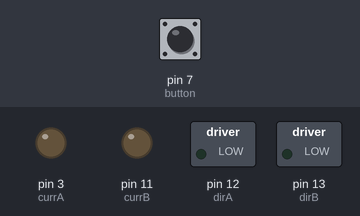
Bench run of a sketch on a simulated Arduino Uno, built with avr-gcc and run on an emulated ATmega328P. Shown: switched loads named in the sketch (green lamp = pin HIGH), output pins drawn as LEDs (lit = HIGH). The inputs (shaded band) are chosen by the test bench; at power-on: pin 7 (button) HIGH. At 34.0 s the program stops and its outputs stay as they are.

Above: at 0.8 s.
0.9 s: pin 7 (button) pulled LOW for 0.15 s
At 1.39 s:
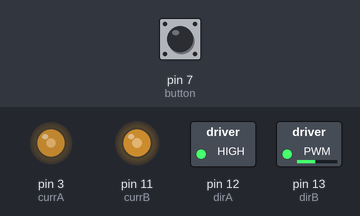
At 1.75 s:
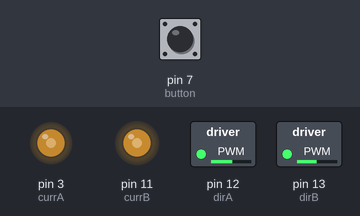
3.9 s: pin 7 (button) pulled LOW for 1 s
At 6.7 s:
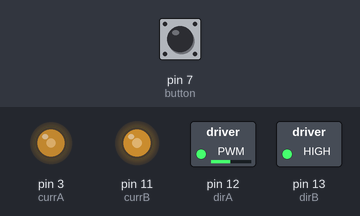
6.9 s: pin 7 (button) pulled LOW for 0.15 s
Timing chart, 0 to 35.5 s (numbered marks = the images above; inputs shaded):
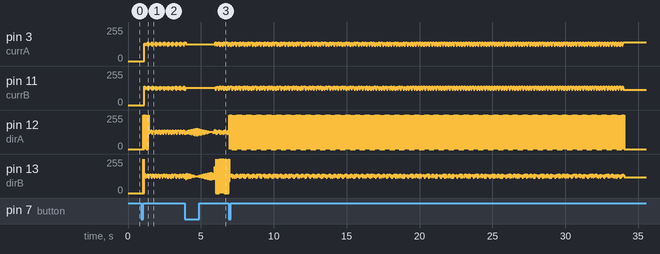

The sketch:

Linear_Stage.ino
```cpp
int dirA = 12;
int currA = 3;
int dirB = 13;
int currB = 11;
int button = 7;   // Button pin set-up
int counter = 0;
int highspeed = 4000;   // Initial motor speed
int lowspeed = 4500;   // Reduced motor speed
void setup(){
  pinMode(dirA,OUTPUT);
  pinMode(currA,OUTPUT);
  pinMode(dirB,OUTPUT);
  pinMode(currB,OUTPUT);
  pinMode(button,INPUT_PULLUP);

  while(digitalRead(7)== HIGH){}   // Remain idle until button is pressed
}
void loop() {
  while(digitalRead(button)== LOW){}   // Press button
  while(digitalRead(button)== HIGH){   // Move forward until button is pressed
    digitalWrite(dirB,HIGH);  // Full step sequencing
    digitalWrite(currA,LOW);
    digitalWrite(currB,HIGH);
    delayMicroseconds(lowspeed);
    digitalWrite(currB,LOW);

    digitalWrite(dirA,HIGH);
    digitalWrite(currB,LOW);
    digitalWrite(currA,HIGH);
    delayMicroseconds(lowspeed);
    digitalWrite(currA,LOW);

    digitalWrite(dirB,LOW);
    digitalWrite(currA,LOW);
    digitalWrite(currB,HIGH);
    delayMicroseconds(lowspeed);
    digitalWrite(currB,LOW);

    digitalWrite(dirA,LOW);
    digitalWrite(currB,LOW);
    digitalWrite(currA,HIGH);
    delayMicroseconds(lowspeed);
    digitalWrite(currA,LOW);
    }
  for (int counter=0; counter<=125; counter++){   // Retract 5mmm at reduced speed
    digitalWrite(dirA,LOW);
    digitalWrite(currB,LOW);
    digitalWrite(currA,HIGH);
    delayMicroseconds(highspeed);
    digitalWrite(currA,LOW);

    digitalWrite(dirB,LOW);
    digitalWrite(currA,LOW);
    digitalWrite(currB,HIGH);
    delayMicroseconds(highspeed);
    digitalWrite(currB,LOW);

    digitalWrite(dirA,HIGH);
    digitalWrite(currB,LOW);
    digitalWrite(currA,HIGH);
    delayMicroseconds(highspeed);
    digitalWrite(currA,LOW);

    digitalWrite(dirB,HIGH);
    digitalWrite(currA,LOW);
    digitalWrite(currB,HIGH);
    delayMicroseconds(highspeed);
    digitalWrite(currB,LOW);
    }
  while(digitalRead(button)== LOW){}   // Move forward again until button is pressed by half stepping
  while(digitalRead(button)== HIGH){
    digitalWrite(dirA,LOW);
    digitalWrite(currB,LOW);
    digitalWrite(currA,HIGH);
    delayMicroseconds(lowspeed);
    digitalWrite(currA,LOW);

    digitalWrite(dirA,HIGH);
    digitalWrite(dirB,HIGH);
    digitalWrite(currA,HIGH);
    delayMicroseconds(lowspeed);
    digitalWrite(currA,LOW);

    digitalWrite(dirB,HIGH);
    digitalWrite(currA,LOW);
    digitalWrite(currB,HIGH);
    delayMicroseconds(lowspeed);
    digitalWrite(currB,LOW);

    digitalWrite(dirA,LOW);
    digitalWrite(dirB,HIGH);
    digitalWrite(currB,HIGH);
    delayMicroseconds(lowspeed);
    digitalWrite(currB,LOW);

    digitalWrite(dirA,HIGH);
    digitalWrite(currB,LOW);
    digitalWrite(currA,HIGH);
    delayMicroseconds(lowspeed);
    digitalWrite(currA,LOW);

    digitalWrite(dirA,LOW);
    digitalWrite(dirB,LOW);
    digitalWrite(currA,HIGH);
    delayMicroseconds(lowspeed);
    digitalWrite(currA,LOW);

    digitalWrite(dirB,LOW);
    digitalWrite(currA,LOW);
    digitalWrite(currB,HIGH);
    delayMicroseconds(lowspeed);
    digitalWrite(currB,LOW);

    digitalWrite(dirA,HIGH);
    digitalWrite(dirB,LOW);
    digitalWrite(currB,HIGH);
    delayMicroseconds(lowspeed);
    digitalWrite(currB,LOW);
    }

  for (int counter=0; counter<=750; counter++){   // Retract 30mm by half stepping
    digitalWrite(dirA,LOW);
    digitalWrite(currB,LOW);
    digitalWrite(currA,HIGH);
    delayMicroseconds(lowspeed);
    digitalWrite(currA,LOW);

    digitalWrite(dirA,LOW);
    digitalWrite(dirB,HIGH);
    digitalWrite(currA,HIGH);
    delayMicroseconds(lowspeed);
    digitalWrite(currA,LOW);

    digitalWrite(dirB,LOW);
    digitalWrite(currA,LOW);
    digitalWrite(currB,HIGH);
    delayMicroseconds(lowspeed);
    digitalWrite(currB,LOW);

    digitalWrite(dirA,HIGH);
    digitalWrite(dirB,HIGH);
    digitalWrite(currB,HIGH);
    delayMicroseconds(lowspeed);
    digitalWrite(currB,LOW);

    digitalWrite(dirA,HIGH);
    digitalWrite(currB,LOW);
    digitalWrite(currA,HIGH);
    delayMicroseconds(lowspeed);
    digitalWrite(currA,LOW);

    digitalWrite(dirA,HIGH);
    digitalWrite(dirB,LOW);
    digitalWrite(currA,HIGH);
    delayMicroseconds(lowspeed);
    digitalWrite(currA,LOW);

    digitalWrite(dirB,HIGH);
    digitalWrite(currA,LOW);
    digitalWrite(currB,HIGH);
    delayMicroseconds(lowspeed);
    digitalWrite(currB,LOW);

    digitalWrite(dirA,LOW);
    digitalWrite(dirB,LOW);
    digitalWrite(currB,HIGH);
    delayMicroseconds(lowspeed);
    digitalWrite(currB,LOW);
    }
 while(true);
}
```

Measured:
- by itself, pin 12 (dirA): repeats every 0.04 s: 255/255 0.02 s, 0/255 0.02 s, until it stays 0/255 from 34.0 s
